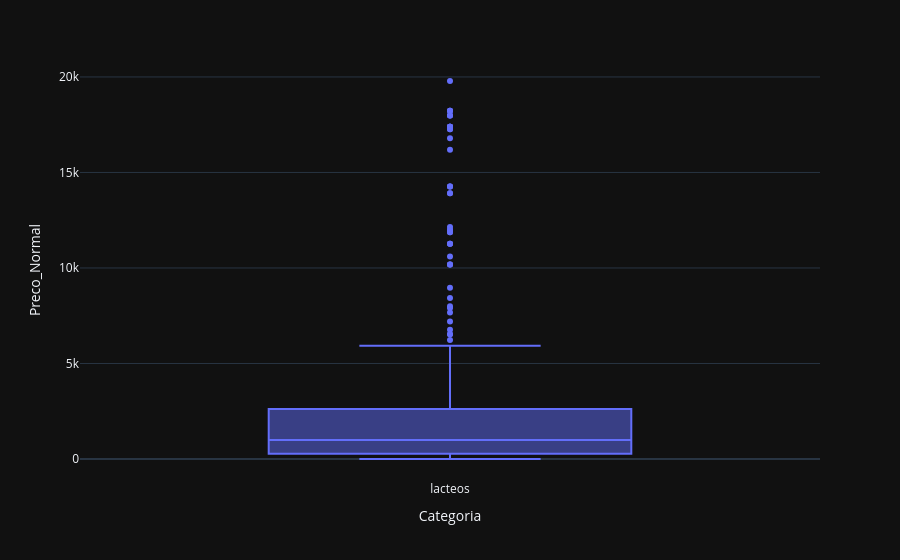

The code cell stored with this chart in its notebook:
### Code cell
#Boxplot do preço normal com a categoria com maior desvio padrão
df_filtrado = df.loc[df['Categoria'] == 'lacteos']
fig = px.box(df_filtrado, x="Categoria", y="Preco_Normal")
fig.show()

### Figure 1 — Plotly figure (JSON) as saved in the notebook; plotly's stock layout.template omitted (floating-point values rounded to 4 significant figures; data arrays with more than 128 entries replaced by an {"elided": "..."} marker saying what was removed)
{"data": [{"alignmentgroup": "True", "hovertemplate": "Categoria=%{x}<br>Preco_Normal=%{y}<extra></extra>", "legendgroup": "", "marker": {"color": "#636efa"}, "name": "", "notched": false, "offsetgroup": "", "orientation": "v", "showlegend": false, "x": {"elided": "447 str values"}, "x0": " ", "xaxis": "x", "y": {"elided": "447 int values"}, "y0": " ", "yaxis": "y", "type": "box"}], "layout": {"xaxis": {"anchor": "y", "domain": [0.0, 1.0], "title": {"text": "Categoria"}}, "yaxis": {"anchor": "x", "domain": [0.0, 1.0], "title": {"text": "Preco_Normal"}}, "legend": {"tracegroupgap": 0}, "margin": {"t": 60}, "boxmode": "group"}}
